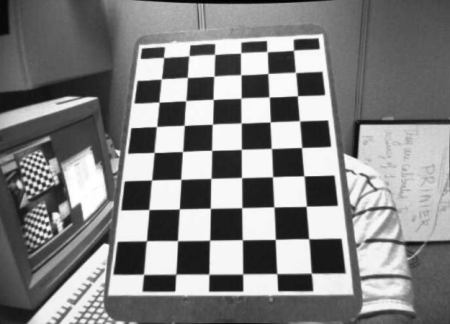
#> input picture opencv/board_corners/calib_result.jpg, 450 x 324 px
$ python board_corners.py
#> lines starting #> are read from the running program, lines starting #| are printed output that depends on the picture; after the words box and inside, x2 and y2 are one past the last pixel; in counts of white or black regions, pixels touching at a corner belong together
import glob
import os

import cv2
import numpy as np

# termination criteria
criteria = (cv2.TERM_CRITERIA_EPS + cv2.TERM_CRITERIA_MAX_ITER, 30, 0.001)
# prepare object points, like (0,0,0), (1,0,0), (2,0,0) ....,(6,5,0)
objp = np.zeros((6*7, 3), np.float32)
objp[:, :2] = np.mgrid[0:7, 0:6].T.reshape(-1, 2)
# Arrays to store object points and image points from all the images.
objpoints = []  # 3d point in real world space
imgpoints = []  # 2d points in image plane.


# # Load in image
folder_path = os.path.dirname(os.path.abspath(__file__))
img_path = os.path.join(folder_path, "calib_result.jpg")
images = glob.glob(img_path)
for fname in images:
    img = cv2.imread(fname)
#> img is the input picture: shape (324, 450, 3); min 0, max 255, mean 130.5
    gray = cv2.cvtColor(img, cv2.COLOR_BGR2GRAY)
    cv2.imshow('gray', gray)

    # Wait longer to prevent freeze for videos.
    cv2.waitKey(1)
    # Find the chess board corners
    ret, corners = cv2.findChessboardCorners(gray, (7, 6), None)
#> ret = True; corners = 42 rows, first 8: [146.6, 240.8], [148.9, 209.6], [151.6, 179.9], [154.1, 152.4], [156.6, 126.5], [159, 102.1], [161.4, 78.78], [177.5, 240.5]
    # If found, add object points, image points (after refining them)
    if ret == True:
        objpoints.append(objp)
        corners2 = cv2.cornerSubPix(gray, corners, (11, 11), (-1, -1), criteria)
#> corners2 = 42 rows, first 8: [146.4, 240.8], [148.8, 209.5], [151.5, 180], [154.1, 152.5], [156.5, 126.5], [158.9, 102], [161.3, 78.8], [177.5, 240.7]
        imgpoints.append(corners)
        # Draw and display the corners
        cv2.drawChessboardCorners(img, (7, 6), corners2, ret)
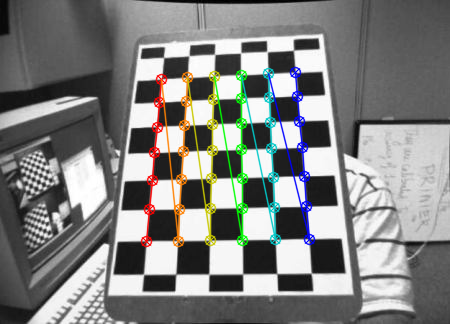
#> img: shape (324, 450, 3); 5.91% of pixels changed, all inside (x1, y1, x2, y2) = (140, 66, 316, 248)
        cv2.imshow('img', img)
        cv2.waitKey(500)
cv2.destroyAllWindows()
